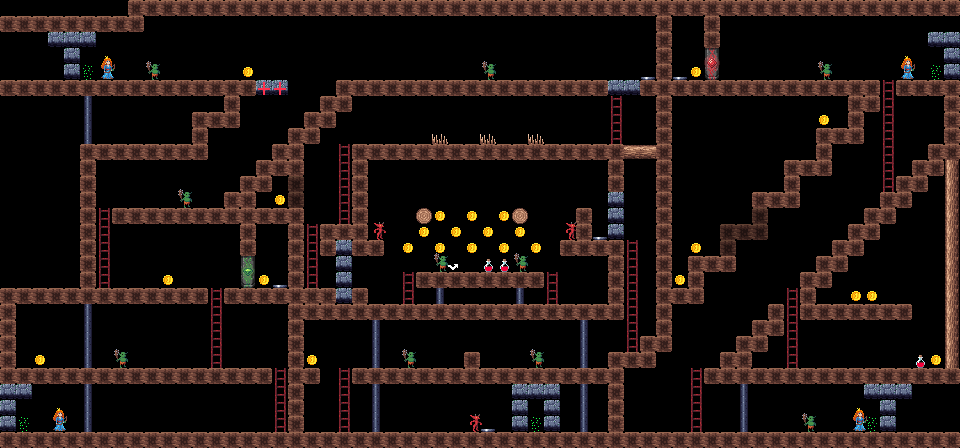

The image is a tile-based game level rendered from a .tmx file. Its description and complete source (layers, tilesets, objects, tile grids) follow:
An orthogonal 60x28 tile map with 16x16 px tiles, 1 tile layer (Tile Layer 1) and 19 objects (2x vault_left_bridge, 2x vault_upper_blockade, 2x vault_left_blockade, 2x vault_backdoor, 2x vault_exit, ...).

<map version="1.2" tiledversion="1.2.4" orientation="orthogonal" renderorder="right-down" width="60" height="28" tilewidth="16" tileheight="16" infinite="0" nextlayerid="8" nextobjectid="22">
 <tileset firstgid="1" source="Pogo.tsx" />
 <layer id="7" name="Tile Layer 1" width="60" height="28">
  <data encoding="csv">
0,0,0,0,0,0,0,0,1,1,1,1,1,1,1,1,1,1,1,1,1,1,1,1,1,1,1,1,1,1,1,1,1,1,1,1,1,1,1,1,1,1,1,1,1,1,1,1,1,1,1,1,1,1,1,1,1,1,1,1,
1,1,1,1,1,1,1,1,1,0,0,0,0,0,0,0,0,0,0,0,0,0,0,0,0,0,0,0,0,0,0,0,0,0,0,0,0,0,0,0,0,1,0,0,1,0,0,0,0,0,0,0,0,0,0,0,0,0,0,0,
0,0,0,39,39,39,0,0,0,0,0,0,0,0,0,0,0,0,0,0,0,0,0,0,0,0,0,0,0,0,0,0,0,0,0,0,0,0,0,0,0,1,0,0,1,0,0,0,0,0,0,0,0,0,0,0,0,0,39,39,
0,0,0,0,39,0,0,0,0,0,0,0,0,0,0,0,0,0,0,0,0,0,0,0,0,0,0,0,0,0,0,0,0,0,0,0,0,0,0,0,0,1,0,0,0,0,0,0,0,0,0,0,0,0,0,0,0,0,0,39,
0,0,0,0,39,20,27,0,0,32,0,0,0,0,0,45,0,0,0,0,0,0,0,0,0,0,0,0,0,0,32,0,0,0,0,0,0,0,0,0,43,1,43,45,9,0,0,0,0,0,0,32,0,0,0,0,27,0,20,39,
1,1,1,1,1,1,1,1,1,1,1,1,1,1,1,1,38,38,0,0,0,1,1,1,1,1,1,1,1,1,1,1,1,1,1,1,1,1,39,39,1,1,1,1,1,1,1,1,1,1,1,1,1,1,1,4,1,1,1,1,
0,0,0,0,0,44,0,0,0,0,0,0,0,0,1,0,0,0,0,0,1,1,0,0,0,0,0,0,0,0,0,0,0,0,0,0,0,0,4,0,0,1,0,0,0,0,0,0,0,0,0,0,0,1,1,4,0,0,0,1,
0,0,0,0,0,44,0,0,0,0,0,0,1,1,1,0,0,0,0,1,1,0,0,0,0,0,0,0,0,0,0,0,0,0,0,0,0,0,4,0,0,1,0,0,0,0,0,0,0,0,0,45,0,1,0,4,0,0,0,1,
0,0,0,0,0,44,0,0,0,0,0,0,1,0,0,0,0,0,1,1,0,0,0,0,0,0,0,19,0,0,19,0,0,19,0,0,0,0,4,0,0,1,0,0,0,0,0,0,0,0,0,1,1,1,0,4,0,0,0,1,
0,0,0,0,0,1,1,1,1,1,1,1,1,0,0,0,0,1,1,0,0,4,1,1,1,1,1,1,1,1,1,1,1,1,1,1,1,1,1,41,41,1,0,0,0,0,0,0,0,0,0,1,0,0,0,4,0,0,1,1,
0,0,0,0,0,1,0,0,0,0,0,0,0,0,0,0,1,1,1,0,0,4,1,0,0,0,0,0,0,0,0,0,0,0,0,0,0,0,1,0,0,1,0,0,0,0,0,0,0,1,1,1,0,0,0,4,0,1,1,42,
0,0,0,0,0,1,0,0,0,0,0,0,0,0,0,1,1,0,3,0,0,4,1,0,0,0,0,0,0,0,0,0,0,0,0,0,0,0,1,0,0,1,0,0,0,0,0,0,0,1,0,0,0,0,0,4,1,1,0,42,
0,0,0,0,0,1,0,0,0,0,0,32,0,0,1,1,0,45,3,0,0,4,1,0,0,0,0,0,0,0,0,0,0,0,0,0,0,0,39,0,0,1,0,0,0,0,0,1,1,1,0,0,0,0,0,1,1,0,0,42,
0,0,0,0,0,1,4,1,1,1,1,1,1,1,1,1,1,1,1,0,0,4,1,0,0,0,40,45,0,45,0,45,40,0,0,0,1,0,39,0,0,1,0,0,0,0,0,3,0,0,0,0,0,0,1,1,0,0,0,42,
0,0,0,0,0,1,4,0,0,0,0,0,0,0,0,1,0,0,1,4,1,1,1,33,0,0,45,0,45,0,45,0,45,0,0,33,1,43,39,0,0,1,0,0,0,3,3,3,0,0,0,0,0,1,1,0,0,0,0,42,
0,0,0,0,0,1,4,0,0,0,0,0,0,0,0,1,0,0,1,4,1,39,1,1,0,45,0,45,0,45,0,45,0,45,0,1,1,1,1,4,0,1,0,45,0,3,0,0,0,0,0,0,1,1,0,0,0,0,0,42,
0,0,0,0,0,1,4,0,0,0,0,0,0,0,0,0,0,0,1,4,0,39,0,0,0,0,0,32,47,0,35,35,32,0,0,0,0,0,1,4,0,1,0,1,1,1,0,0,0,0,0,1,1,0,0,0,0,0,0,42,
0,0,0,0,0,1,4,0,0,0,45,0,0,0,0,6,45,43,1,4,0,39,0,0,0,4,1,1,1,1,1,1,1,1,4,0,0,0,1,4,0,1,45,1,0,0,0,0,0,0,1,1,0,0,0,0,0,0,0,42,
1,1,1,1,1,1,1,1,1,1,1,1,1,4,1,1,1,1,1,1,1,39,1,0,0,4,0,44,0,0,0,0,44,0,4,0,0,0,1,4,0,1,1,1,0,0,0,0,0,4,1,0,0,45,45,0,0,0,0,42,
1,0,0,0,0,44,0,0,0,0,0,0,0,4,0,0,0,0,1,1,1,1,1,1,1,1,1,1,1,1,1,1,1,1,1,1,1,1,1,4,0,1,0,0,0,0,0,0,1,4,1,1,1,1,1,1,1,0,0,42,
1,0,0,0,0,44,0,0,0,0,0,0,0,4,0,0,0,0,1,0,0,0,0,44,0,0,0,0,0,0,0,0,0,0,0,0,44,0,0,4,0,1,0,0,0,0,0,1,1,4,0,0,0,0,0,0,0,0,0,42,
1,0,0,0,0,44,0,0,0,0,0,0,0,4,0,0,0,0,1,0,0,0,0,44,0,0,0,0,0,0,0,0,0,0,0,0,44,0,0,4,1,1,0,0,0,0,1,1,0,4,0,0,0,0,0,0,0,0,0,42,
1,0,45,0,0,44,0,32,0,0,0,0,0,4,0,0,0,0,1,45,0,0,0,44,0,32,0,0,0,1,0,0,0,32,0,0,44,0,1,1,1,0,0,0,0,1,1,0,0,4,0,0,0,0,0,0,0,35,45,42,
1,1,1,1,1,1,1,1,1,1,1,1,1,1,1,1,1,4,1,1,0,4,1,1,1,1,1,1,1,1,1,1,1,1,1,1,1,1,1,0,0,0,0,4,1,1,1,1,1,1,1,1,1,1,1,1,1,1,1,1,
39,39,0,0,0,44,0,0,0,0,0,0,0,0,0,0,0,4,1,0,0,4,0,44,0,0,0,0,0,0,0,0,39,39,39,0,44,0,1,0,0,0,0,4,0,0,44,0,0,0,0,0,0,0,39,39,39,0,0,0,
39,0,0,0,0,44,0,0,0,0,0,0,0,0,0,0,0,4,1,0,0,4,0,44,0,0,0,0,0,0,0,0,39,0,39,0,44,0,1,0,0,0,0,4,0,0,44,0,0,0,0,0,0,0,0,39,0,0,0,0,
39,20,0,27,0,44,0,0,0,0,0,0,0,0,0,0,0,4,1,0,0,4,0,44,0,0,0,0,0,33,43,0,39,20,39,0,44,0,1,0,0,0,0,4,0,0,44,0,0,0,32,0,0,27,20,39,0,0,0,0,
1,1,1,1,1,1,1,1,1,1,1,1,1,1,1,1,1,1,1,1,1,1,1,1,1,1,1,1,1,1,1,1,1,1,1,1,1,1,1,1,1,1,1,1,1,1,1,1,1,1,1,1,1,1,1,1,1,1,1,1
</data>
 </layer>
 <objectgroup id="5" name="Object Layer 1">
  <object id="1" name="left" x="61" y="422.833">
   <point />
  </object>
  <object id="2" name="right" x="907" y="72.5">
   <point />
  </object>
  <object id="3" name="vault_left_bridge" x="649.864" y="71.4545">
   <point />
  </object>
  <object id="4" name="vault_left_bridge" x="260.5" y="85.5" width="21.3333" height="4.5" />
  <object id="5" name="vault_upper_blockade" x="678" y="71">
   <point />
  </object>
  <object id="6" name="vault_upper_blockade" x="612.5" y="83" width="21.5" height="8.5" />
  <object id="7" name="vault_left_blockade" x="279.167" y="278">
   <point />
  </object>
  <object id="9" name="vaultl.entrance" x="87.5" y="71.3333">
   <point />
  </object>
  <object id="10" name="vaultr.entrance" x="871.5" y="424">
   <point />
  </object>
  <object id="11" name="sevenportals.portal1_return" x="26.3333" y="422.667">
   <point />
  </object>
  <object id="12" name="sevenportals.portal2_return" x="936.667" y="69.6667">
   <point />
  </object>
  <object id="13" name="vault_left_blockade" x="339.667" y="246" width="9" height="54" />
  <object id="15" name="vault_backdoor" x="598.667" y="234">
   <point />
  </object>
  <object id="16" name="vault_backdoor" x="610.667" y="196" width="9.66667" height="38.3333" />
  <object id="17" name="vaultl_return" x="104.666" y="71">
   <point />
  </object>
  <object id="18" name="vaultr_return" x="858.334" y="426">
   <point />
  </object>
  <object id="19" name="sevenportals.entrance" x="535.667" y="424.667">
   <point />
  </object>
  <object id="20" name="vault_exit" x="516" y="404" width="7.33333" height="23.3333" />
  <object id="21" name="vault_exit" x="487.333" y="423.667">
   <point />
  </object>
 </objectgroup>
</map>
